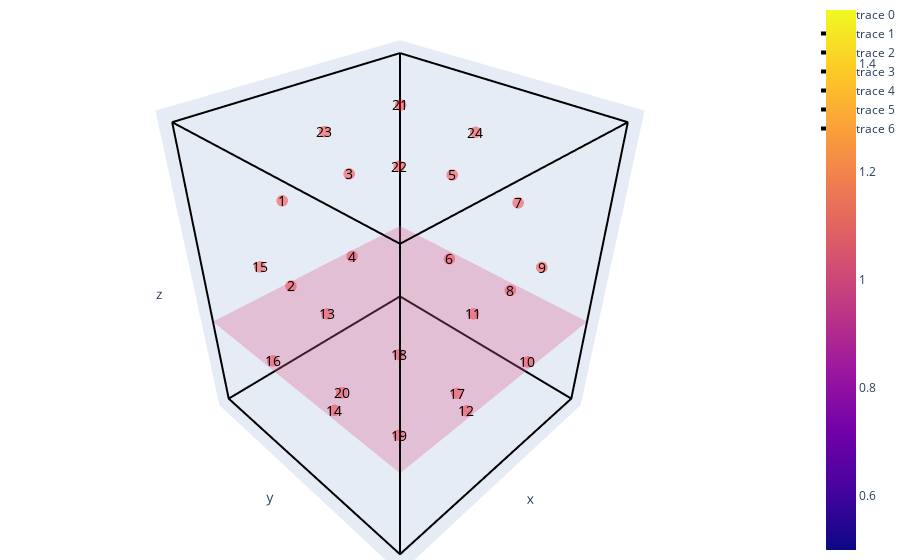

Write notebook code for a chart like this one.
### Code cell
# then we use plotly to draw the cube and the sensor,and we use the red color to show the sensor and then 
fig = go.Figure(data=[
    go.Scatter3d(
        x=Location[:,0],
        y=Location[:,1],
        z=Location[:,2],
        mode='markers',
        marker=dict(
            symbol='circle',
            size=4,
            color='red',                # set color to an array/list of desired values
            opacity=0.4
        )
    )
])

# 删去坐标轴的mesh
fig.update_layout(scene=dict(xaxis=dict(showticklabels=False,showgrid=False,zeroline=False,showline=False),
                             yaxis=dict(showticklabels=False,showgrid=False,zeroline=False,showline=False),
                             zaxis=dict(showticklabels=False,showgrid=False,zeroline=False,showline=False)))

# 将立方体12条棱线画出来
fig.add_trace(go.Scatter3d(x=[0,0,length,length,0],
                           y=[0,width,width,0,0],
                            z=[0,0,0,0,0],
                           mode='lines',
                           line=dict(color='black', width=4)))
fig.add_trace(go.Scatter3d(x=[0,0,length,length,0],
                           y=[0,width,width,0,0],
                            z=[height,height,height,height,height],
                           mode='lines',
                           line=dict(color='black', width=4)))
fig.add_trace(go.Scatter3d(x=[0,0],
                           y=[0,0],
                            z=[0,height],
                           mode='lines',
                           line=dict(color='black', width=4)))
fig.add_trace(go.Scatter3d(x=[length,length],
                           y=[0,0],
                            z=[0,height],
                           mode='lines',
                           line=dict(color='black', width=4)))
fig.add_trace(go.Scatter3d(x=[0,0],
                            y=[width,width],
                             z=[0,height],
                           mode='lines',
                           line=dict(color='black', width=4)))
fig.add_trace(go.Scatter3d(x=[length,length],
                            y=[width,width],
                             z=[0,height],
                           mode='lines',
                           line=dict(color='black', width=4)))



place_to_paint=np.array(Location).swapaxes(0,1)
annotations = []
for i in range(24):
    annotations.append(dict(x=place_to_paint[0][i], y=place_to_paint[1][i], z=place_to_paint[2][i],
                            text='{}'.format(i+1),
                            showarrow=False,
                            font=dict(color='black',size=14)))
    
# 加入平面z=31,z=61,x=25,x=50,y=25,y=50
color=np.array([[1,1],[1,1],[1,1]])
fig.add_trace(go.Surface(z=[[31,31],[31,31]],x=[[0,0],[length,length]],y=[[0,width],[0,width]],opacity=0.3,surfacecolor=color))
# fig.add_trace(go.Surface(z=[[61,61],[61,61]],x=[[0,0],[length,length]],y=[[0,width],[0,width]],opacity=0.2,colorscale='Blues'))
# fig.add_trace(go.Surface(x=[[25,25],[25,25]],y=[[0,0],[width,width]],z=[[0,height],[0,height]],opacity=0.2,colorscale='Blues'))
# fig.add_trace(go.Surface(x=[[50,50],[50,50]],y=[[0,0],[width,width]],z=[[0,height],[0,height]],opacity=0.2,colorscale='Blues'))
# fig.add_trace(go.Surface(y=[[25,25],[25,25]],z=[[0,0],[height,height]],x=[[0,length],[0,length]],opacity=0.2,colorscale='Blues'))
# fig.add_trace(go.Surface(y=[[50,50],[50,50]],z=[[0,0],[height,height]],x=[[0,length],[0,length]],opacity=0.2,colorscale='Blues'))

# tight layout
fig.update_layout(margin=dict(l=0, r=0, b=0, t=0),scene_annotations=annotations)
# fig.write_image("3d_plot.svg")
fig.show()

### Figure 1 — Plotly figure (JSON) as saved in the notebook; plotly's stock layout.template omitted (floating-point values rounded to 4 significant figures)
{"data": [{"marker": {"color": "red", "opacity": 0.4, "size": 4, "symbol": "circle"}, "mode": "markers", "type": "scatter3d", "x": [49.78, 49.99, 24.66, 24.97, 2.464, 2.489, 2.718, 2.515, 24.87, 25.27, 50.67, 50.57, 73.63, 73.66, 73.66, 73.61, 25.58, 25.58, 50.67, 50.77, 25.48, 50.98, 50.88, 25.58], "y": [2.667, 2.413, 2.692, 2.515, 24.87, 25.48, 49.89, 50.57, 73.66, 73.81, 73.63, 73.84, 50.67, 50.67, 25.48, 25.07, 50.67, 25.17, 50.06, 24.97, 25.63, 50.67, 25.37, 50.98], "z": [61.26, 31.57, 60.88, 30.96, 60.48, 30.18, 60.68, 30.28, 60.68, 30.18, 60.58, 30.18, 60.58, 30.28, 61.09, 30.28, 2.388, 2.489, 2.642, 2.311, 88.9, 88.7, 89.1, 89.0]}, {"line": {"color": "black", "width": 4}, "mode": "lines", "type": "scatter3d", "x": [0, 0, 76.2, 76.2, 0], "y": [0, 76.2, 76.2, 0, 0], "z": [0, 0, 0, 0, 0]}, {"line": {"color": "black", "width": 4}, "mode": "lines", "type": "scatter3d", "x": [0, 0, 76.2, 76.2, 0], "y": [0, 76.2, 76.2, 0, 0], "z": [91.4, 91.4, 91.4, 91.4, 91.4]}, {"line": {"color": "black", "width": 4}, "mode": "lines", "type": "scatter3d", "x": [0, 0], "y": [0, 0], "z": [0, 91.4]}, {"line": {"color": "black", "width": 4}, "mode": "lines", "type": "scatter3d", "x": [76.2, 76.2], "y": [0, 0], "z": [0, 91.4]}, {"line": {"color": "black", "width": 4}, "mode": "lines", "type": "scatter3d", "x": [0, 0], "y": [76.2, 76.2], "z": [0, 91.4]}, {"line": {"color": "black", "width": 4}, "mode": "lines", "type": "scatter3d", "x": [76.2, 76.2], "y": [76.2, 76.2], "z": [0, 91.4]}, {"opacity": 0.3, "surfacecolor": [[1, 1], [1, 1], [1, 1]], "type": "surface", "x": [[0, 0], [76.2, 76.2]], "y": [[0, 76.2], [0, 76.2]], "z": [[31, 31], [31, 31]]}], "layout": {"margin": {"b": 0, "l": 0, "r": 0, "t": 0}, "scene": {"annotations": [{"font": {"color": "black", "size": 14}, "showarrow": false, "text": "1", "x": 49.78, "y": 2.667, "z": 61.26}, {"font": {"color": "black", "size": 14}, "showarrow": false, "text": "2", "x": 49.99, "y": 2.413, "z": 31.57}, {"font": {"color": "black", "size": 14}, "showarrow": false, "text": "3", "x": 24.66, "y": 2.692, "z": 60.88}, {"font": {"color": "black", "size": 14}, "showarrow": false, "text": "4", "x": 24.97, "y": 2.515, "z": 30.96}, {"font": {"color": "black", "size": 14}, "showarrow": false, "text": "5", "x": 2.464, "y": 24.87, "z": 60.48}, {"font": {"color": "black", "size": 14}, "showarrow": false, "text": "6", "x": 2.489, "y": 25.48, "z": 30.18}, {"font": {"color": "black", "size": 14}, "showarrow": false, "text": "7", "x": 2.718, "y": 49.89, "z": 60.68}, {"font": {"color": "black", "size": 14}, "showarrow": false, "text": "8", "x": 2.515, "y": 50.57, "z": 30.28}, {"font": {"color": "black", "size": 14}, "showarrow": false, "text": "9", "x": 24.87, "y": 73.66, "z": 60.68}, {"font": {"color": "black", "size": 14}, "showarrow": false, "text": "10", "x": 25.27, "y": 73.81, "z": 30.18}, {"font": {"color": "black", "size": 14}, "showarrow": false, "text": "11", "x": 50.67, "y": 73.63, "z": 60.58}, {"font": {"color": "black", "size": 14}, "showarrow": false, "text": "12", "x": 50.57, "y": 73.84, "z": 30.18}, {"font": {"color": "black", "size": 14}, "showarrow": false, "text": "13", "x": 73.63, "y": 50.67, "z": 60.58}, {"font": {"color": "black", "size": 14}, "showarrow": false, "text": "14", "x": 73.66, "y": 50.67, "z": 30.28}, {"font": {"color": "black", "size": 14}, "showarrow": false, "text": "15", "x": 73.66, "y": 25.48, "z": 61.09}, {"font": {"color": "black", "size": 14}, "showarrow": false, "text": "16", "x": 73.61, "y": 25.07, "z": 30.28}, {"font": {"color": "black", "size": 14}, "showarrow": false, "text": "17", "x": 25.58, "y": 50.67, "z": 2.388}, {"font": {"color": "black", "size": 14}, "showarrow": false, "text": "18", "x": 25.58, "y": 25.17, "z": 2.489}, {"font": {"color": "black", "size": 14}, "showarrow": false, "text": "19", "x": 50.67, "y": 50.06, "z": 2.642}, {"font": {"color": "black", "size": 14}, "showarrow": false, "text": "20", "x": 50.77, "y": 24.97, "z": 2.311}, {"font": {"color": "black", "size": 14}, "showarrow": false, "text": "21", "x": 25.48, "y": 25.63, "z": 88.9}, {"font": {"color": "black", "size": 14}, "showarrow": false, "text": "22", "x": 50.98, "y": 50.67, "z": 88.7}, {"font": {"color": "black", "size": 14}, "showarrow": false, "text": "23", "x": 50.88, "y": 25.37, "z": 89.1}, {"font": {"color": "black", "size": 14}, "showarrow": false, "text": "24", "x": 25.58, "y": 50.98, "z": 89.0}], "xaxis": {"showgrid": false, "showline": false, "showticklabels": false, "zeroline": false}, "yaxis": {"showgrid": false, "showline": false, "showticklabels": false, "zeroline": false}, "zaxis": {"showgrid": false, "showline": false, "showticklabels": false, "zeroline": false}}}}
